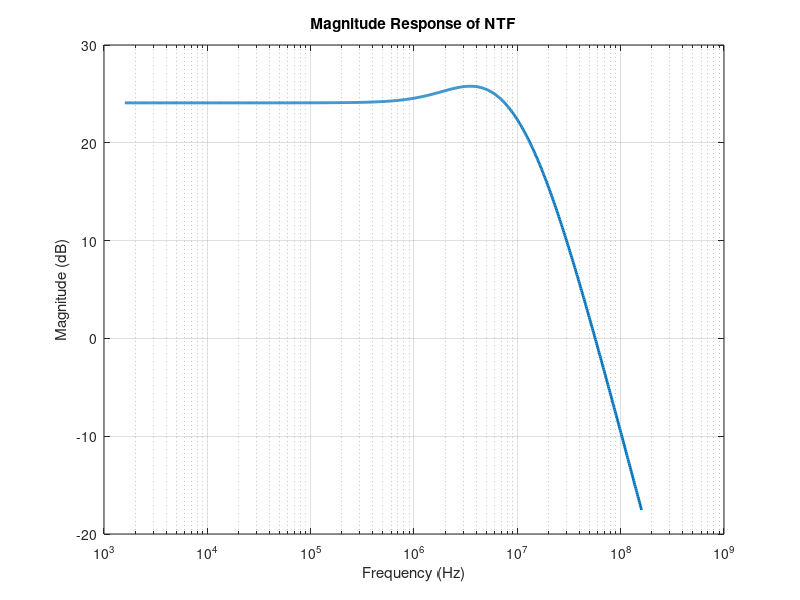

The MATLAB script that drew this image:
clc; clear; close all;

% Given Parameters
Kvco = 2 * pi * 180e6; 
M = 16;
Icp = 7.43e-3;
R1 = 610; 
C1 = 129.3e-12; 
C2 = C1 / 12.93;

% Define Laplace variable s
s = tf('s'); 

% Loop Filter Transfer Function
Fs = tf([R1*C1 1], [R1*C1*C2 C1+C2 0]);

% Open Loop Gain
LG = (Icp * Kvco * Fs) / (2 * pi * M * s);

% Closed-Loop Noise Transfer Functions
NTF = M * feedback(LG, 1); % For reference and divider noise
NTF_LPF = (Kvco/s)*(1/(1+LG)); % For loop filter noise
NTF_VCO = (1/(1+LG));          % For VCO noise

% Frequency vector (rad/s)
w = logspace(4, 9, 1000); % 10 kHz to 1 GHz

% Compute magnitude response
[mag, ~, wout] = bode(NTF, w);
mag = squeeze(mag); 
mag_dB = 20*log10(mag);

% Find max magnitude (usually 0 dB at low frequencies)
max_dB = mag_dB(1);

% Find the 3 dB drop point
bw_idx = find(mag_dB <= max_dB - 3, 1); 

if ~isempty(bw_idx)
    pll_bw = wout(bw_idx) / (2*pi); % Convert from rad/s to Hz
    fprintf('PLL Bandwidth ≈ %.2f Hz\n', pll_bw);
else
    fprintf('3 dB bandwidth not found in specified frequency range.\n');
end

% Optional: Plot magnitude response
figure;
semilogx(wout/(2*pi), mag_dB, 'LineWidth', 2);
xlabel('Frequency (Hz)');
ylabel('Magnitude (dB)');
title('Magnitude Response of NTF');
grid on;
